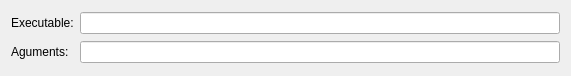
<?xml version="1.0" encoding="UTF-8"?>
<ui version="4.0">
 <class>IosRunConfiguration</class>
 <widget class="QWidget" name="IosRunConfiguration">
  <property name="geometry">
   <rect>
    <x>0</x>
    <y>0</y>
    <width>571</width>
    <height>76</height>
   </rect>
  </property>
  <property name="sizePolicy">
   <sizepolicy hsizetype="Expanding" vsizetype="Preferred">
    <horstretch>0</horstretch>
    <verstretch>0</verstretch>
   </sizepolicy>
  </property>
  <property name="windowTitle">
   <string>Form</string>
  </property>
  <layout class="QGridLayout" name="gridLayout">
   <item row="1" column="1">
    <widget class="QLineEdit" name="argumentsLineEdit"/>
   </item>
   <item row="1" column="0">
    <widget class="QLabel" name="argumentsLabel">
     <property name="text">
      <string>Aguments:</string>
     </property>
    </widget>
   </item>
   <item row="0" column="0">
    <widget class="QLabel" name="exeLabel">
     <property name="text">
      <string>Executable:</string>
     </property>
    </widget>
   </item>
   <item row="0" column="1">
    <widget class="QLineEdit" name="executableLineEdit">
     <property name="readOnly">
      <bool>true</bool>
     </property>
    </widget>
   </item>
  </layout>
 </widget>
 <resources/>
 <connections/>
</ui>
